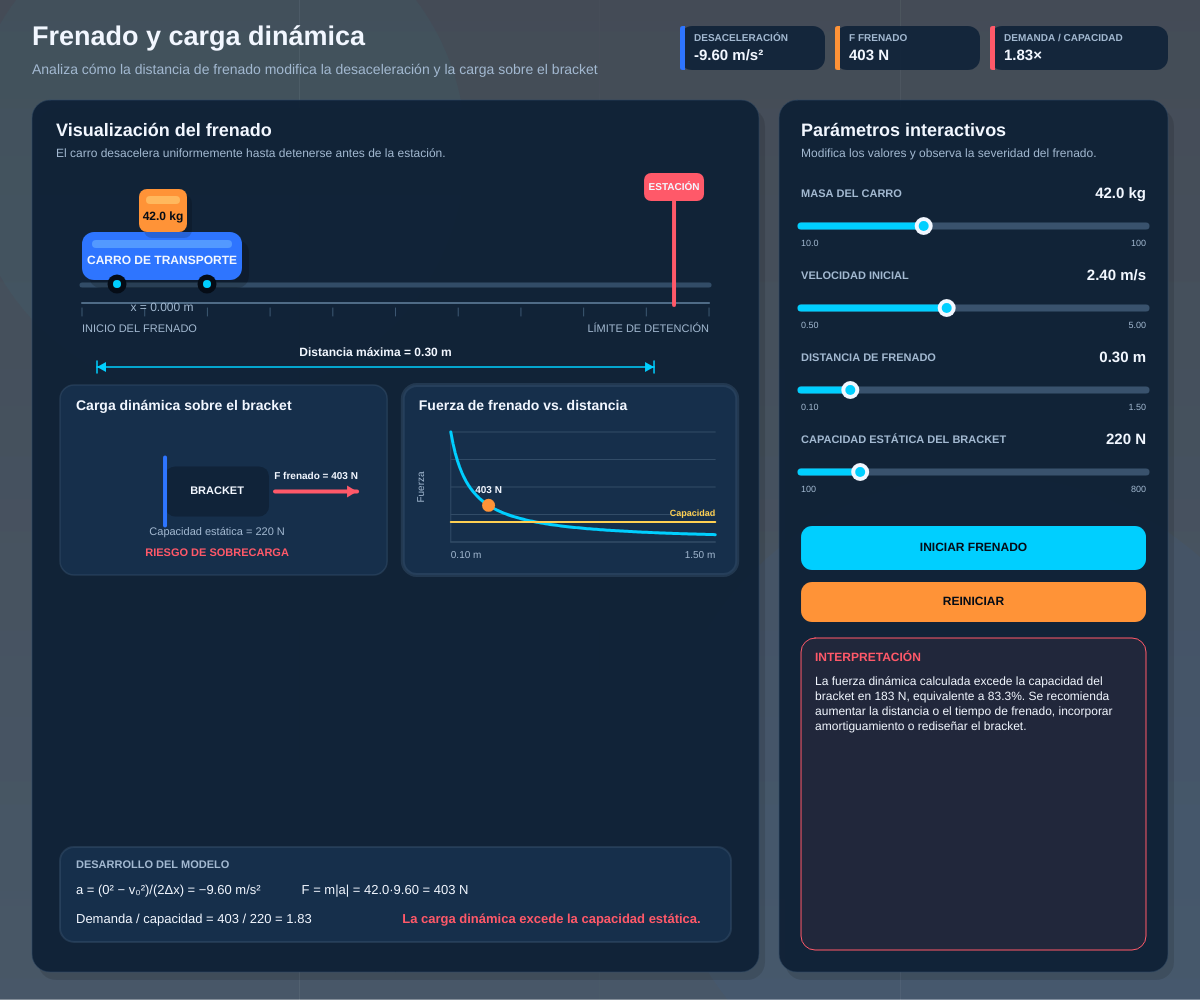
Frame 1 (no input)
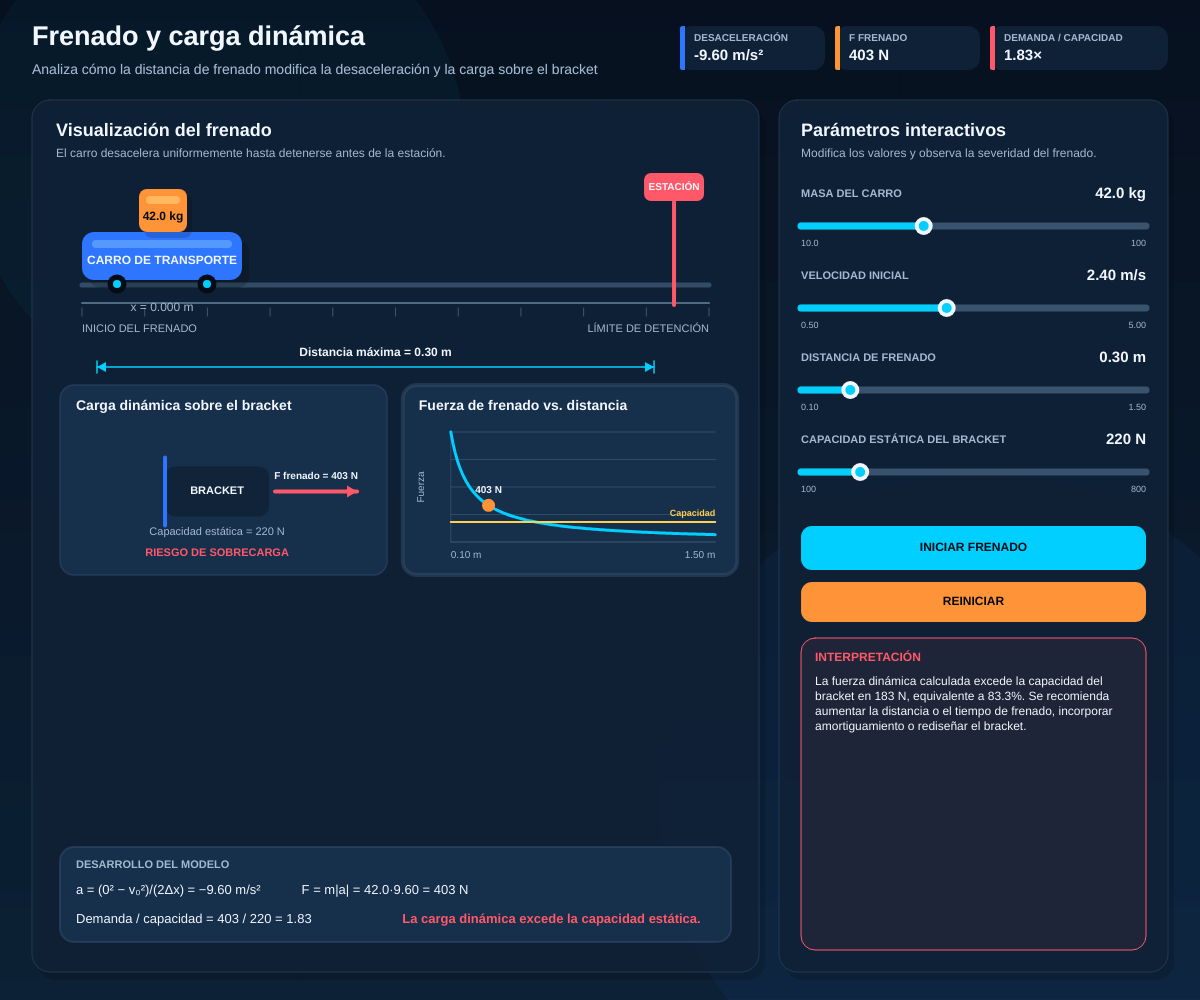
Frame 60 (no input)
Frame 120 (the mouse pressed at the canvas centre since frame 60): identical to frame 60, image omitted

The p5.js sketch that drew these frames (run headless with seeded random() and noise() and a simulated clock; from frame 60 on, the mouse is pressed at the canvas centre):

// p5.js sketch
// ── sketch.js
/*
  Simulación interactiva:
  Frenado y carga dinámica

  Caso inicial:
  masa = 42 kg
  velocidad inicial = 2.4 m/s
  distancia de frenado = 0.30 m
  capacidad estática del bracket = 220 N

  Resultados iniciales:
  desaceleración = -9.6 m/s²
  fuerza de frenado = 403.2 N
  relación demanda/capacidad = 1.83
*/

let massSlider;
let speedSlider;
let distanceSlider;
let capacitySlider;

let startButton;
let resetButton;

let simulationRunning = false;
let simulationFinished = false;

let simulationStartTime = 0;
let simulationTime = 0;

let cartPosition = 0;
let cartVelocity = 0;

const COLORS = {
  backgroundTop: [7, 17, 31],
  backgroundBottom: [12, 33, 54],

  panel: [16, 35, 57],
  panelLight: [22, 47, 75],

  cyan: [0, 207, 255],
  blue: [46, 117, 255],
  orange: [255, 147, 55],
  green: [42, 219, 153],
  red: [255, 89, 105],
  yellow: [255, 208, 82],

  white: [242, 247, 255],
  textSecondary: [163, 185, 209],
  grid: [50, 76, 103],
  dark: [5, 12, 22]
};

function setup() {
  createCanvas(windowWidth, windowHeight);
  pixelDensity(1);

  textFont("Arial");
  rectMode(CORNER);
  strokeCap(ROUND);

  createControls();
  resetSimulation();
}

function draw() {
  drawGradientBackground();
  drawHeader();

  const margin = 32;
  const top = 100;
  const availableWidth = width - 2 * margin;

  const leftWidth = availableWidth * 0.64;
  const rightWidth = availableWidth - leftWidth - 20;

  drawSimulationPanel(
    margin,
    top,
    leftWidth,
    height - top - 28
  );

  drawControlPanel(
    margin + leftWidth + 20,
    top,
    rightWidth,
    height - top - 28
  );

  updateSimulation();
}

function createControls() {
  massSlider = new ModernSlider(
    "Masa del carro",
    10,
    100,
    42,
    1,
    "kg"
  );

  speedSlider = new ModernSlider(
    "Velocidad inicial",
    0.5,
    5.0,
    2.4,
    0.1,
    "m/s"
  );

  distanceSlider = new ModernSlider(
    "Distancia de frenado",
    0.10,
    1.50,
    0.30,
    0.05,
    "m"
  );

  capacitySlider = new ModernSlider(
    "Capacidad estática del bracket",
    100,
    800,
    220,
    10,
    "N"
  );

  startButton = new ModernButton(
    "INICIAR FRENADO",
    COLORS.cyan
  );

  resetButton = new ModernButton(
    "REINICIAR",
    COLORS.orange
  );
}

function drawGradientBackground() {
  for (let y = 0; y < height; y++) {
    const interpolation = map(y, 0, height, 0, 1);

    const currentColor = lerpColor(
      color(...COLORS.backgroundTop),
      color(...COLORS.backgroundBottom),
      interpolation
    );

    stroke(currentColor);
    line(0, y, width, y);
  }

  noStroke();

  fill(0, 207, 255, 8);
  ellipse(width * 0.18, height * 0.15, 500, 500);

  fill(46, 117, 255, 10);
  ellipse(width * 0.82, height * 0.80, 650, 650);
}

function drawHeader() {
  fill(...COLORS.white);
  textSize(27);
  textStyle(BOLD);
  textAlign(LEFT, CENTER);

  text(
    "Frenado y carga dinámica",
    32,
    38
  );

  fill(...COLORS.textSecondary);
  textSize(14);
  textStyle(NORMAL);

  text(
    "Analiza cómo la distancia de frenado modifica la desaceleración y la carga sobre el bracket",
    32,
    70
  );

  const acceleration = calculateAcceleration();
  const brakingForce = calculateBrakingForce();
  const overloadRatio = calculateOverloadRatio();

  drawHeaderChip(
    width - 520,
    26,
    145,
    44,
    "Desaceleración",
    formatNumber(acceleration) + " m/s²",
    COLORS.blue
  );

  drawHeaderChip(
    width - 365,
    26,
    145,
    44,
    "F frenado",
    formatNumber(brakingForce) + " N",
    COLORS.orange
  );

  drawHeaderChip(
    width - 210,
    26,
    178,
    44,
    "Demanda / capacidad",
    formatNumber(overloadRatio) + "×",
    overloadRatio > 1 ? COLORS.red : COLORS.green
  );
}

function drawHeaderChip(
  x,
  y,
  w,
  h,
  title,
  value,
  accent
) {
  noStroke();

  fill(16, 35, 57, 230);
  rect(x, y, w, h, 12);

  fill(...accent);
  rect(x, y, 5, h, 12, 0, 0, 12);

  fill(...COLORS.textSecondary);
  textSize(10);
  textStyle(BOLD);
  textAlign(LEFT, TOP);

  text(
    title.toUpperCase(),
    x + 14,
    y + 7
  );

  fill(...COLORS.white);
  textSize(15);
  textAlign(LEFT, BOTTOM);

  text(
    value,
    x + 14,
    y + h - 7
  );
}

function drawSimulationPanel(x, y, w, h) {
  drawPanel(x, y, w, h);

  fill(...COLORS.white);
  textSize(18);
  textStyle(BOLD);
  textAlign(LEFT, TOP);

  text(
    "Visualización del frenado",
    x + 24,
    y + 22
  );

  fill(...COLORS.textSecondary);
  textSize(12);
  textStyle(NORMAL);

  text(
    "El carro desacelera uniformemente hasta detenerse antes de la estación.",
    x + 24,
    y + 48
  );

  const trackX = x + 50;
  const trackY = y + 185;
  const trackWidth = w - 100;

  drawTrack(
    trackX,
    trackY,
    trackWidth
  );

  drawTransportCart(
    trackX,
    trackY,
    trackWidth
  );

  drawForceDiagram(
    x + 28,
    y + 285,
    w * 0.45,
    190
  );

  drawDistanceForceGraph(
    x + w * 0.51,
    y + 285,
    w * 0.46,
    190
  );

  drawEquationSummary(
    x + 28,
    y + h - 125,
    w - 56,
    95
  );
}

function drawPanel(x, y, w, h) {
  noStroke();

  fill(0, 0, 0, 30);
  rect(x + 6, y + 8, w, h, 18);

  fill(15, 33, 54, 242);
  rect(x, y, w, h, 18);

  stroke(50, 76, 103, 140);
  strokeWeight(1);
  noFill();
  rect(x, y, w, h, 18);

  noStroke();
}

function drawTrack(x, y, w) {
  stroke(...COLORS.grid);
  strokeWeight(5);
  line(x, y, x + w, y);

  stroke(79, 107, 134);
  strokeWeight(2);
  line(x, y + 18, x + w, y + 18);

  for (let i = 0; i <= 10; i++) {
    const tickX = x + (w / 10) * i;

    stroke(61, 88, 115);
    strokeWeight(1);

    line(
      tickX,
      y + 23,
      tickX,
      y + 31
    );
  }

  const stationX = x + w - 35;

  stroke(...COLORS.red);
  strokeWeight(4);
  line(
    stationX,
    y - 85,
    stationX,
    y + 20
  );

  noStroke();
  fill(...COLORS.red);

  rect(
    stationX - 30,
    y - 112,
    60,
    28,
    7
  );

  fill(...COLORS.white);
  textSize(10);
  textStyle(BOLD);
  textAlign(CENTER, CENTER);

  text(
    "ESTACIÓN",
    stationX,
    y - 98
  );

  fill(...COLORS.textSecondary);
  textSize(11);
  textStyle(NORMAL);

  textAlign(LEFT, TOP);
  text(
    "INICIO DEL FRENADO",
    x,
    y + 38
  );

  textAlign(RIGHT, TOP);
  text(
    "LÍMITE DE DETENCIÓN",
    x + w,
    y + 38
  );

  drawStoppingDistanceDimension(
    x + 15,
    y + 82,
    w - 70
  );
}

function drawStoppingDistanceDimension(x, y, w) {
  stroke(...COLORS.cyan);
  strokeWeight(1.5);

  line(x, y, x + w, y);
  line(x, y - 6, x, y + 6);
  line(x + w, y - 6, x + w, y + 6);

  noStroke();
  fill(...COLORS.cyan);

  triangle(
    x,
    y,
    x + 9,
    y - 5,
    x + 9,
    y + 5
  );

  triangle(
    x + w,
    y,
    x + w - 9,
    y - 5,
    x + w - 9,
    y + 5
  );

  fill(...COLORS.white);
  textSize(12);
  textStyle(BOLD);
  textAlign(CENTER, BOTTOM);

  text(
    "Distancia máxima = " +
      formatNumber(distanceSlider.value) +
      " m",
    x + w / 2,
    y - 8
  );
}

function drawTransportCart(trackX, trackY, trackWidth) {
  const stoppingDistance = distanceSlider.value;

  const normalizedPosition =
    stoppingDistance > 0
      ? constrain(
          cartPosition / stoppingDistance,
          0,
          1
        )
      : 0;

  const cartX =
    trackX +
    normalizedPosition *
      (trackWidth - 200);

  const cartY = trackY - 53;

  noStroke();

  fill(0, 0, 0, 45);
  rect(
    cartX + 7,
    cartY + 8,
    160,
    48,
    12
  );

  fill(...COLORS.blue);
  rect(
    cartX,
    cartY,
    160,
    48,
    12
  );

  fill(83, 153, 255);
  rect(
    cartX + 10,
    cartY + 8,
    140,
    8,
    5
  );

  fill(...COLORS.white);
  textAlign(CENTER, CENTER);
  textSize(12);
  textStyle(BOLD);

  text(
    "CARRO DE TRANSPORTE",
    cartX + 80,
    cartY + 29
  );

  drawWheel(
    cartX + 35,
    cartY + 52
  );

  drawWheel(
    cartX + 125,
    cartY + 52
  );

  drawMassLoad(
    cartX + 57,
    cartY - 43
  );

  if (simulationRunning || simulationFinished) {
    drawVelocityArrow(
      cartX + 168,
      cartY + 23,
      cartVelocity
    );
  }

  fill(...COLORS.textSecondary);
  textSize(12);
  textStyle(NORMAL);
  textAlign(CENTER, TOP);

  text(
    "x = " +
      nf(cartPosition, 1, 3) +
      " m",
    cartX + 80,
    cartY + 70
  );
}

function drawWheel(x, y) {
  noStroke();

  fill(...COLORS.dark);
  circle(x, y, 19);

  fill(...COLORS.cyan);
  circle(x, y, 8);
}

function drawMassLoad(x, y) {
  noStroke();

  fill(0, 0, 0, 40);
  rect(
    x + 5,
    y + 6,
    48,
    43,
    8
  );

  fill(...COLORS.orange);
  rect(
    x,
    y,
    48,
    43,
    8
  );

  fill(255, 184, 93);
  rect(
    x + 7,
    y + 7,
    34,
    8,
    4
  );

  fill(...COLORS.dark);
  textSize(12);
  textStyle(BOLD);
  textAlign(CENTER, CENTER);

  text(
    formatNumber(massSlider.value) +
      " kg",
    x + 24,
    y + 28
  );
}

function drawVelocityArrow(x, y, velocity) {
  const arrowLength = map(
    velocity,
    0,
    max(speedSlider.value, 0.1),
    0,
    95
  );

  stroke(...COLORS.cyan);
  strokeWeight(4);

  line(
    x,
    y,
    x + arrowLength,
    y
  );

  fill(...COLORS.cyan);
  noStroke();

  triangle(
    x + arrowLength,
    y,
    x + arrowLength - 10,
    y - 6,
    x + arrowLength - 10,
    y + 6
  );

  fill(...COLORS.white);
  textSize(11);
  textStyle(BOLD);
  textAlign(LEFT, BOTTOM);

  text(
    "v = " +
      nf(velocity, 1, 2) +
      " m/s",
    x,
    y - 8
  );
}

function drawForceDiagram(x, y, w, h) {
  drawInnerCard(x, y, w, h);

  fill(...COLORS.white);
  textSize(14);
  textStyle(BOLD);
  textAlign(LEFT, TOP);

  text(
    "Carga dinámica sobre el bracket",
    x + 16,
    y + 14
  );

  const centerX = x + w * 0.48;
  const centerY = y + h * 0.56;

  noStroke();

  fill(...COLORS.panel);
  rect(
    centerX - 52,
    centerY - 25,
    104,
    50,
    10
  );

  stroke(...COLORS.blue);
  strokeWeight(4);

  line(
    centerX - 52,
    centerY - 34,
    centerX - 52,
    centerY + 34
  );

  noStroke();

  fill(...COLORS.white);
  textSize(11);
  textStyle(BOLD);
  textAlign(CENTER, CENTER);

  text(
    "BRACKET",
    centerX,
    centerY
  );

  drawHorizontalForceArrow(
    centerX + 58,
    centerY,
    82,
    COLORS.red,
    "F frenado"
  );

  fill(...COLORS.textSecondary);
  textSize(11);
  textStyle(NORMAL);
  textAlign(CENTER, TOP);

  text(
    "Capacidad estática = " +
      formatNumber(capacitySlider.value) +
      " N",
    centerX,
    y + h - 49
  );

  const ratio = calculateOverloadRatio();

  fill(
    ...(ratio > 1
      ? COLORS.red
      : COLORS.green)
  );

  textStyle(BOLD);

  text(
    ratio > 1
      ? "RIESGO DE SOBRECARGA"
      : "DENTRO DE CAPACIDAD",
    centerX,
    y + h - 28
  );
}

function drawHorizontalForceArrow(
  x,
  y,
  arrowLength,
  arrowColor,
  label
) {
  stroke(...arrowColor);
  strokeWeight(4);

  line(
    x,
    y,
    x + arrowLength,
    y
  );

  noStroke();
  fill(...arrowColor);

  triangle(
    x + arrowLength,
    y,
    x + arrowLength - 10,
    y - 6,
    x + arrowLength - 10,
    y + 6
  );

  fill(...COLORS.white);
  textSize(10);
  textStyle(BOLD);
  textAlign(CENTER, BOTTOM);

  text(
    label +
      " = " +
      formatNumber(calculateBrakingForce()) +
      " N",
    x + arrowLength / 2,
    y - 10
  );
}

function drawDistanceForceGraph(x, y, w, h) {
  drawInnerCard(x, y, w, h);

  fill(...COLORS.white);
  textSize(14);
  textStyle(BOLD);
  textAlign(LEFT, TOP);

  text(
    "Fuerza de frenado vs. distancia",
    x + 16,
    y + 14
  );

  const graphX = x + 48;
  const graphY = y + 47;
  const graphW = w - 70;
  const graphH = h - 80;

  const minimumDistance = 0.10;
  const maximumDistance = 1.50;

  const maximumForce =
    massSlider.value *
    speedSlider.value *
    speedSlider.value /
    (2 * minimumDistance);

  stroke(...COLORS.grid);
  strokeWeight(1);

  for (let i = 0; i <= 4; i++) {
    const horizontalY =
      graphY + (graphH / 4) * i;

    line(
      graphX,
      horizontalY,
      graphX + graphW,
      horizontalY
    );
  }

  line(
    graphX,
    graphY,
    graphX,
    graphY + graphH
  );

  line(
    graphX,
    graphY + graphH,
    graphX + graphW,
    graphY + graphH
  );

  noFill();
  stroke(...COLORS.cyan);
  strokeWeight(3);

  beginShape();

  for (let i = 0; i <= 120; i++) {
    const distanceValue = map(
      i,
      0,
      120,
      minimumDistance,
      maximumDistance
    );

    const forceValue =
      massSlider.value *
      speedSlider.value *
      speedSlider.value /
      (2 * distanceValue);

    const pointX = map(
      distanceValue,
      minimumDistance,
      maximumDistance,
      graphX,
      graphX + graphW
    );

    const pointY = map(
      forceValue,
      0,
      maximumForce,
      graphY + graphH,
      graphY
    );

    vertex(pointX, pointY);
  }

  endShape();

  const currentForce =
    calculateBrakingForce();

  const markerX = map(
    distanceSlider.value,
    minimumDistance,
    maximumDistance,
    graphX,
    graphX + graphW
  );

  const markerY = map(
    currentForce,
    0,
    maximumForce,
    graphY + graphH,
    graphY
  );

  noStroke();
  fill(...COLORS.orange);
  circle(markerX, markerY, 13);

  fill(...COLORS.white);
  textSize(10);
  textStyle(BOLD);
  textAlign(CENTER, BOTTOM);

  text(
    formatNumber(currentForce) +
      " N",
    markerX,
    markerY - 10
  );

  const capacityY = map(
    capacitySlider.value,
    0,
    maximumForce,
    graphY + graphH,
    graphY
  );

  if (
    capacityY >= graphY &&
    capacityY <= graphY + graphH
  ) {
    stroke(...COLORS.yellow);
    strokeWeight(2);

    line(
      graphX,
      capacityY,
      graphX + graphW,
      capacityY
    );

    noStroke();
    fill(...COLORS.yellow);
    textSize(9);
    textStyle(BOLD);
    textAlign(RIGHT, BOTTOM);

    text(
      "Capacidad",
      graphX + graphW,
      capacityY - 4
    );
  }

  fill(...COLORS.textSecondary);
  textSize(10);
  textStyle(NORMAL);

  textAlign(LEFT, TOP);
  text(
    "0.10 m",
    graphX,
    graphY + graphH + 8
  );

  textAlign(RIGHT, TOP);
  text(
    "1.50 m",
    graphX + graphW,
    graphY + graphH + 8
  );

  push();

  translate(
    graphX - 30,
    graphY + graphH / 2
  );

  rotate(-HALF_PI);
  textAlign(CENTER, CENTER);

  text(
    "Fuerza",
    0,
    0
  );

  pop();
}

function drawInnerCard(x, y, w, h) {
  noStroke();

  fill(...COLORS.panelLight);
  rect(x, y, w, h, 14);

  stroke(56, 82, 110, 120);
  noFill();
  rect(x, y, w, h, 14);

  noStroke();
}

function drawEquationSummary(x, y, w, h) {
  drawInnerCard(x, y, w, h);

  const acceleration = calculateAcceleration();
  const brakingForce = calculateBrakingForce();
  const ratio = calculateOverloadRatio();

  fill(...COLORS.textSecondary);
  textSize(11);
  textStyle(BOLD);
  textAlign(LEFT, TOP);

  text(
    "DESARROLLO DEL MODELO",
    x + 16,
    y + 12
  );

  fill(...COLORS.white);
  textSize(13);
  textStyle(NORMAL);

  text(
    "a = (0² − v₀²)/(2Δx) = −" +
      formatNumber(abs(acceleration)) +
      " m/s²",
    x + 16,
    y + 37
  );

  text(
    "F = m|a| = " +
      formatNumber(massSlider.value) +
      "·" +
      formatNumber(abs(acceleration)) +
      " = " +
      formatNumber(brakingForce) +
      " N",
    x + w * 0.36,
    y + 37
  );

  text(
    "Demanda / capacidad = " +
      formatNumber(brakingForce) +
      " / " +
      formatNumber(capacitySlider.value) +
      " = " +
      formatNumber(ratio),
    x + 16,
    y + 66
  );

  fill(
    ...(ratio > 1
      ? COLORS.red
      : COLORS.green)
  );

  textStyle(BOLD);

  text(
    ratio > 1
      ? "La carga dinámica excede la capacidad estática."
      : "La carga calculada no excede la capacidad indicada.",
    x + w * 0.51,
    y + 66
  );
}

function drawControlPanel(x, y, w, h) {
  drawPanel(x, y, w, h);

  fill(...COLORS.white);
  textSize(18);
  textStyle(BOLD);
  textAlign(LEFT, TOP);

  text(
    "Parámetros interactivos",
    x + 22,
    y + 22
  );

  fill(...COLORS.textSecondary);
  textSize(12);
  textStyle(NORMAL);

  text(
    "Modifica los valores y observa la severidad del frenado.",
    x + 22,
    y + 48
  );

  let controlY = y + 88;
  const sliderWidth = w - 44;

  massSlider.setBounds(
    x + 22,
    controlY,
    sliderWidth
  );
  massSlider.display();

  controlY += 82;

  speedSlider.setBounds(
    x + 22,
    controlY,
    sliderWidth
  );
  speedSlider.display();

  controlY += 82;

  distanceSlider.setBounds(
    x + 22,
    controlY,
    sliderWidth
  );
  distanceSlider.display();

  controlY += 82;

  capacitySlider.setBounds(
    x + 22,
    controlY,
    sliderWidth
  );
  capacitySlider.display();

  const buttonY = controlY + 92;

  startButton.setBounds(
    x + 22,
    buttonY,
    w - 44,
    44
  );

  resetButton.setBounds(
    x + 22,
    buttonY + 56,
    w - 44,
    40
  );

  startButton.display();
  resetButton.display();

  drawInsightCard(
    x + 22,
    buttonY + 112,
    w - 44,
    h - (buttonY - y) - 134
  );
}

function drawInsightCard(x, y, w, h) {
  if (h < 80) return;

  noStroke();

  const overload =
    calculateOverloadRatio() > 1;

  fill(
    overload
      ? 255
      : 0,
    overload
      ? 89
      : 207,
    overload
      ? 105
      : 255,
    17
  );

  rect(x, y, w, h, 14);

  stroke(
    ...(overload
      ? COLORS.red
      : COLORS.cyan)
  );

  strokeWeight(1);
  noFill();
  rect(x, y, w, h, 14);

  noStroke();

  fill(
    ...(overload
      ? COLORS.red
      : COLORS.cyan)
  );

  textSize(12);
  textStyle(BOLD);
  textAlign(LEFT, TOP);

  text(
    "INTERPRETACIÓN",
    x + 14,
    y + 14
  );

  fill(...COLORS.white);
  textSize(12);
  textStyle(NORMAL);

  const force = calculateBrakingForce();
  const capacity = capacitySlider.value;
  const excess = force - capacity;
  const percentage =
    (excess / capacity) * 100;

  let message;

  if (force > capacity) {
    message =
      "La fuerza dinámica calculada excede la capacidad del bracket en " +
      formatNumber(excess) +
      " N, equivalente a " +
      formatNumber(percentage) +
      "%. Se recomienda aumentar la distancia o el tiempo de frenado, incorporar amortiguamiento o rediseñar el bracket.";
  } else {
    message =
      "La carga dinámica se mantiene por debajo de la capacidad indicada. Aun así, deben considerarse fatiga, impactos repetidos, incertidumbre y un factor de seguridad apropiado.";
  }

  text(
    message,
    x + 14,
    y + 38,
    w - 28,
    h - 48
  );
}

function calculateAcceleration() {
  const initialSpeed =
    speedSlider.value;

  const stoppingDistance =
    distanceSlider.value;

  return -(
    initialSpeed *
    initialSpeed
  ) /
  (
    2 *
    stoppingDistance
  );
}

function calculateBrakingForce() {
  return (
    massSlider.value *
    abs(calculateAcceleration())
  );
}

function calculateOverloadRatio() {
  return (
    calculateBrakingForce() /
    capacitySlider.value
  );
}

function calculateStoppingTime() {
  return (
    speedSlider.value /
    abs(calculateAcceleration())
  );
}

function updateSimulation() {
  if (!simulationRunning) return;

  simulationTime =
    (millis() - simulationStartTime) /
    1000;

  const stoppingTime =
    calculateStoppingTime();

  const acceleration =
    calculateAcceleration();

  if (simulationTime <= stoppingTime) {
    cartVelocity =
      speedSlider.value +
      acceleration *
      simulationTime;

    cartVelocity =
      max(cartVelocity, 0);

    cartPosition =
      speedSlider.value *
      simulationTime +
      0.5 *
      acceleration *
      simulationTime *
      simulationTime;

    cartPosition =
      constrain(
        cartPosition,
        0,
        distanceSlider.value
      );
  } else {
    simulationTime =
      stoppingTime;

    cartVelocity = 0;
    cartPosition =
      distanceSlider.value;

    simulationRunning = false;
    simulationFinished = true;
  }
}

function startSimulation() {
  resetSimulation();

  simulationRunning = true;
  simulationFinished = false;
  simulationStartTime = millis();
}

function resetSimulation() {
  simulationRunning = false;
  simulationFinished = false;

  simulationTime = 0;
  cartPosition = 0;
  cartVelocity =
    speedSlider
      ? speedSlider.value
      : 0;
}

function mousePressed() {
  massSlider.pressed();
  speedSlider.pressed();
  distanceSlider.pressed();
  capacitySlider.pressed();

  if (startButton.isHovered()) {
    startSimulation();
  }

  if (resetButton.isHovered()) {
    resetSimulation();
  }
}

function mouseDragged() {
  massSlider.dragged();
  speedSlider.dragged();
  distanceSlider.dragged();
  capacitySlider.dragged();

  if (
    massSlider.dragging ||
    speedSlider.dragging ||
    distanceSlider.dragging ||
    capacitySlider.dragging
  ) {
    resetSimulation();
  }
}

function mouseReleased() {
  massSlider.released();
  speedSlider.released();
  distanceSlider.released();
  capacitySlider.released();
}

function windowResized() {
  resizeCanvas(
    windowWidth,
    windowHeight
  );
}

function formatNumber(value) {
  if (abs(value) >= 100) {
    return nf(value, 1, 0);
  }

  if (abs(value) >= 10) {
    return nf(value, 1, 1);
  }

  return nf(value, 1, 2);
}

/* =========================================================
   CLASE SLIDER
   ========================================================= */

class ModernSlider {
  constructor(
    label,
    minimum,
    maximum,
    initialValue,
    step,
    unit
  ) {
    this.label = label;
    this.minimum = minimum;
    this.maximum = maximum;
    this.value = initialValue;
    this.step = step;
    this.unit = unit;

    this.x = 0;
    this.y = 0;
    this.w = 200;

    this.dragging = false;
  }

  setBounds(x, y, w) {
    this.x = x;
    this.y = y;
    this.w = w;
  }

  display() {
    fill(...COLORS.textSecondary);
    textSize(11);
    textStyle(BOLD);
    textAlign(LEFT, TOP);

    text(
      this.label.toUpperCase(),
      this.x,
      this.y
    );

    fill(...COLORS.white);
    textSize(15);
    textAlign(RIGHT, TOP);

    text(
      formatNumber(this.value) +
        " " +
        this.unit,
      this.x + this.w,
      this.y - 2
    );

    const trackY =
      this.y + 38;

    stroke(57, 82, 109);
    strokeWeight(7);

    line(
      this.x,
      trackY,
      this.x + this.w,
      trackY
    );

    const handleX = map(
      this.value,
      this.minimum,
      this.maximum,
      this.x,
      this.x + this.w
    );

    stroke(...COLORS.cyan);
    strokeWeight(7);

    line(
      this.x,
      trackY,
      handleX,
      trackY
    );

    noStroke();

    fill(...COLORS.white);
    circle(
      handleX,
      trackY,
      18
    );

    fill(...COLORS.cyan);
    circle(
      handleX,
      trackY,
      10
    );

    fill(...COLORS.textSecondary);
    textSize(9);
    textStyle(NORMAL);

    textAlign(LEFT, TOP);

    text(
      formatNumber(this.minimum),
      this.x,
      trackY + 13
    );

    textAlign(RIGHT, TOP);

    text(
      formatNumber(this.maximum),
      this.x + this.w,
      trackY + 13
    );
  }

  pressed() {
    const handleX = map(
      this.value,
      this.minimum,
      this.maximum,
      this.x,
      this.x + this.w
    );

    const trackY =
      this.y + 38;

    if (
      dist(
        mouseX,
        mouseY,
        handleX,
        trackY
      ) < 18 ||
      (
        mouseX >= this.x &&
        mouseX <= this.x + this.w &&
        abs(mouseY - trackY) < 15
      )
    ) {
      this.dragging = true;
      this.updateValue(mouseX);
    }
  }

  dragged() {
    if (this.dragging) {
      this.updateValue(mouseX);
    }
  }

  released() {
    this.dragging = false;
  }

  updateValue(mousePositionX) {
    const constrainedX = constrain(
      mousePositionX,
      this.x,
      this.x + this.w
    );

    let rawValue = map(
      constrainedX,
      this.x,
      this.x + this.w,
      this.minimum,
      this.maximum
    );

    rawValue =
      round(rawValue / this.step) *
      this.step;

    this.value = constrain(
      rawValue,
      this.minimum,
      this.maximum
    );
  }
}

/* =========================================================
   CLASE BOTÓN
   ========================================================= */

class ModernButton {
  constructor(label, buttonColor) {
    this.label = label;
    this.buttonColor = buttonColor;

    this.x = 0;
    this.y = 0;
    this.w = 100;
    this.h = 40;
  }

  setBounds(x, y, w, h) {
    this.x = x;
    this.y = y;
    this.w = w;
    this.h = h;
  }

  isHovered() {
    return (
      mouseX >= this.x &&
      mouseX <= this.x + this.w &&
      mouseY >= this.y &&
      mouseY <= this.y + this.h
    );
  }

  display() {
    const hover =
      this.isHovered();

    noStroke();

    if (hover) {
      fill(
        min(
          this.buttonColor[0] + 22,
          255
        ),
        min(
          this.buttonColor[1] + 22,
          255
        ),
        min(
          this.buttonColor[2] + 22,
          255
        )
      );
    } else {
      fill(...this.buttonColor);
    }

    rect(
      this.x,
      this.y,
      this.w,
      this.h,
      11
    );

    fill(...COLORS.dark);
    textSize(12);
    textStyle(BOLD);
    textAlign(CENTER, CENTER);

    text(
      this.label,
      this.x + this.w / 2,
      this.y + this.h / 2
    );
  }
}
